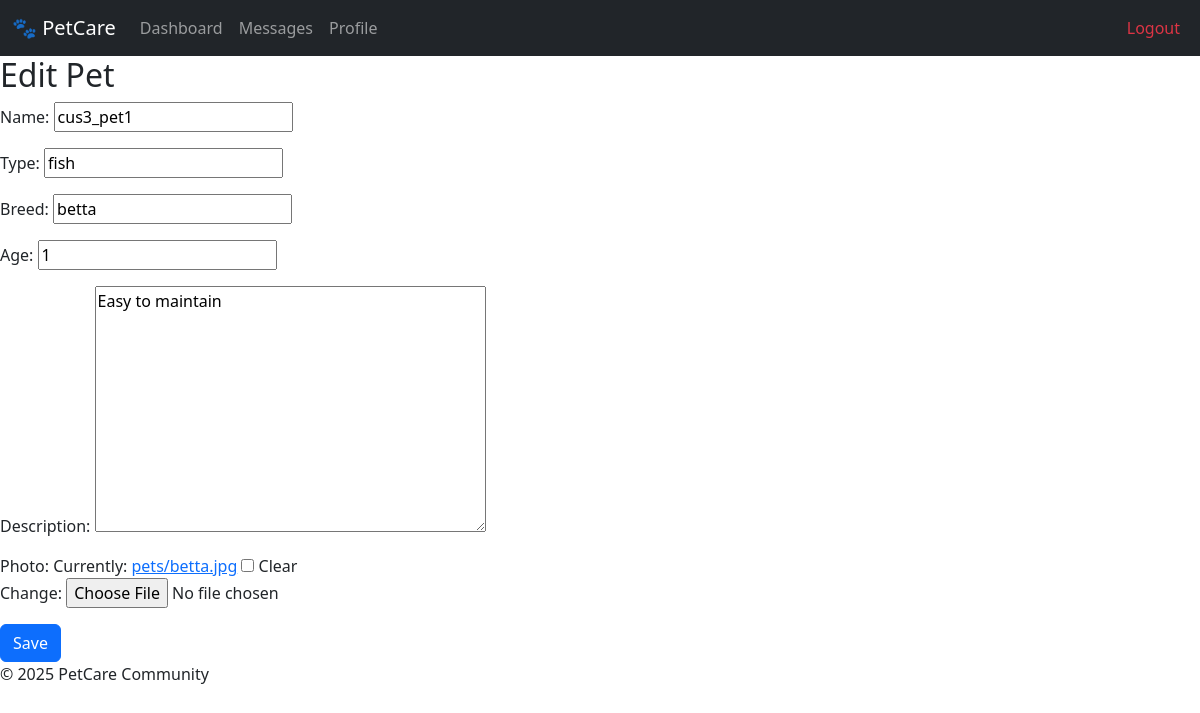
Page /pets/edit/3/ (signed in) on the committed database.
### pets/models.py (models this page shows, shortened)
class Pet(models.Model):
    owner = models.ForeignKey(User, on_delete=models.CASCADE, related_name='pets')
    name = models.CharField(max_length=100)
    type = models.CharField(max_length=50)  # e.g., Dog, Cat
    breed = models.CharField(max_length=100, blank=True)
    age = models.PositiveIntegerField()
    description = models.TextField(blank=True)
    photo = models.ImageField(upload_to='pets/', blank=True, null=True)

### pets/views.py (the view)
# urls.py: path('edit/<int:pk>/', views.edit_pet, name='edit_pet'),
@login_required
def edit_pet(request, pk):
    pet = get_object_or_404(Pet, pk=pk, owner=request.user)
    if request.method == 'POST':
        form = PetForm(request.POST, request.FILES, instance=pet)
        if form.is_valid():
            form.save()
            messages.success(request, 'Pet updated successfully.')
            return redirect('dashboard')
    else:
        form = PetForm(instance=pet)
    return render(request, 'pets/edit_pet.html', {'form': form})

### pets/forms.py
class PetForm(forms.ModelForm):
    class Meta:
        model = Pet
        fields = ['name', 'type', 'breed', 'age', 'description', 'photo']

### pets/templates/pets/edit_pet.html (shortened to what this page needs)
{% extends "base.html" %}
{% block content %}
<h2>Edit Pet</h2>
<form method="post" enctype="multipart/form-data">
  {{ form.as_p }}
  <button type="submit" class="btn btn-primary">Save</button>
</form>
{% endblock %}

### rows in the picture
Pet: name "cus3_pet1", type "fish", breed "betta", age "1", description "Easy to maintain"
